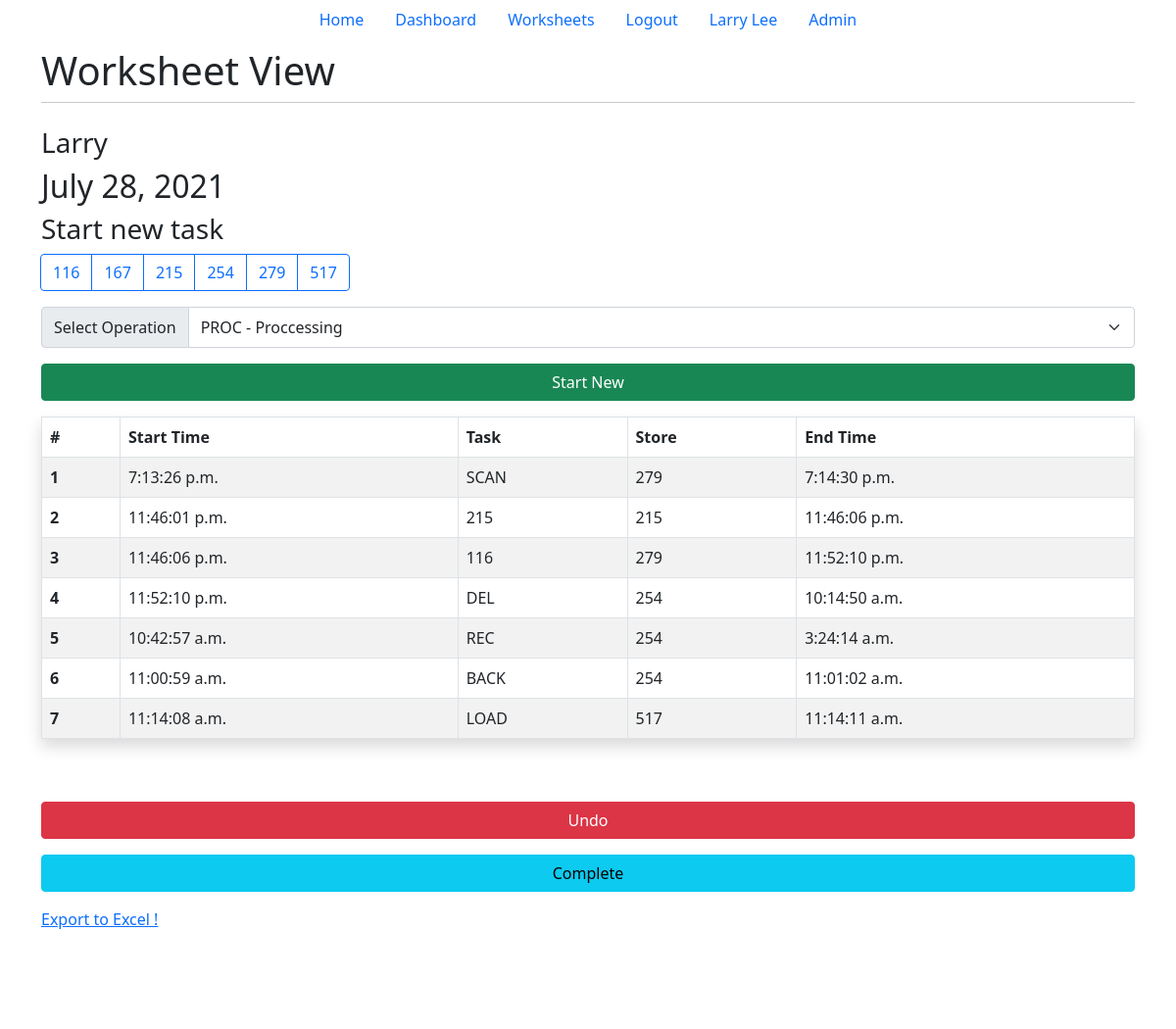
/tracker/8 (signed in), run on the app's committed database.
### main/models.py (models this page shows, shortened)
class Worksheet(models.Model):
    user = models.ForeignKey(
        User, on_delete=models.CASCADE, related_name="worksheet", null=True)
    name = models.CharField(max_length=20)
    date = models.DateField(name="date", auto_now_add=True)
    stores = [
        {"name": 'Orlando',  "number": 116},
        {"name": 'LBV',      "number": 167},
        {"name": 'Vineland', "number": 215},
        {"name": 'Footwear', "number": 254},
        {"name": 'Youth',    "number": 279},
        {"name": 'Disney',   "number": 517},
    ]
    class Meta:
        verbose_name = _("Worksheet")
        verbose_name_plural = _("Worksheets")
    def get_operations(self):
        op = Operation.objects.all()
        list = []
        for item in op:
            list.append({"name":item.name, "desc":item.description})
        return list
    operations = get_operations

class Operation(models.Model):
    name = models.CharField(name="name", max_length=30)
    description = models.CharField(name="description", max_length=30)
    class Meta:
        verbose_name = _("Operation")
        verbose_name_plural = _("Operations")

class Entry(models.Model):
    worksheet = models.ForeignKey(Worksheet, on_delete=models.CASCADE)
    start_time = models.TimeField(name="start_time", null=True, blank=True)
    operation = models.CharField(name="operation", max_length=10)
    store = models.IntegerField(name="store", default=116)
    end_time = models.TimeField(name="end_time", null=True, blank=True)
    class Meta:
        verbose_name = _("entry")
        verbose_name_plural = _("entries")
    def __str__(self):
        day = self.worksheet.date.strftime('%A')
        start = self.start_time.strftime('%I:%M:%S %p')
        if self.end_time == None:
            end = "None"
        else:
            end = self.end_time.strftime('%I:%M:%S %p')
        return day + "-" + str(self.store) + "-" + self.operation + "-" + start + "-" + end

### tracker/views.py (the view, shortened to what this page needs)
# urls.py: path('tracker/<int:id>', tv.tracker, name="tracker"),
def tracker(response, id):
    try:
        ws = Worksheet.objects.get(id=id)
    except (Worksheet.DoesNotExist, AttributeError) as e:
        print(e)
        return HttpResponseRedirect('/')
    if (get_view_flag(response, ws)):
        response.session['ws'] = id
        return render(response, 'tracker/tracker.html', {"ws": ws})
    return render(response, "worksheets.html", {"ws": ws})

### tracker/views.py (called while the page is built)
def get_view_flag(response, ws):
    if response.user.is_superuser:
        return True
    if ws in response.user.worksheet.all():
        return True
    return False

### tracker/templates/tracker/tracker.html (shortened to what this page needs)
{% extends 'base.html' %}
{% load tz %}
{% block title2 %}Worksheet View{% endblock title2 %}
{% block content %}
{% if user.is_authenticated %}
<h3>{{ws.name}}</h3>
<h2>{{ws.date}}</h2>
<h3>Start new task</h3>
<div class="d-grid gap-3">
    <form method="post" action="#" , class="form-group">
        <div class="d-grid gap-3">
            <div class="btn-group-lg gap-3 me-1" role="toolbar" aria-label="Toolbar with button groups">
                <div class="btn-group" role="group" aria-label="Basic radio toggle button group">
                    {% for item in ws.stores %}
                    <label class="btn btn-outline-primary" for="btnradio{{forloop.counter}}">{{item.number}}</label>
                    {% endfor %}
                </div>
            </div>
            <div class="input-group">
                <div class="input-group-text" id="btnGroupAddon">Select Operation</div>
                <select class="form-select form-control-lg" name="operation_list" aria-describedby="btnGroupAddon"
                    required>
                    {% for item in ws.operations %}
                    <option value={{item.name}}>{{item.name}} - {{item.desc}}</option>
                    {% endfor %}
                </select>
            </div>
            <div class="d-grid gap-3">
                <button class="btn btn-success" type="submit" name="start_new" , value="start_new">Start New</button>
            </div>
        </div>
    </form>
    <table class="table table-striped table-hover table-bordered shadow p-3 mb-5 bg-body rounded">
        <thead>
            <tr>
                <th scope="col">#</th>
                <th scope="col">Start Time</th>
                <th scope="col">Task</th>
                <th scope="col">Store</th>
                <th scope="col">End Time</th>
            </tr>
        </thead>
        <tbody>
            {% for entry in ws.entry_set.all %}
            <tr>
                <th scope="row">{{forloop.counter}}</th>
                <td colspan="1">{{entry.start_time}}</td>
                <td colspan="1">{{entry.operation}}</td>
                <td colspan="1">{{entry.store}}</td>
                <td colspan="1">{{entry.end_time}}</td>
            </tr>
            {% endfor %}
        </tbody>
    </table>
    <button type="button" class="btn btn-danger" data-bs-toggle="modal" data-bs-target="#undo_button">
        Undo
    </button>
    <form method="post" action="#" , class="form-group">
        <div class="d-grid gap-3">
            <button class="btn btn-info" type="submit" name="complete" , value="complete">Complete</button>
        </div>
    </form>
    <a href="/export">Export to Excel !</a>
</div>
{% endif %}
{% endblock content %}

### main/templates/base.html (shortened to what this page needs)
<!doctype html>
<html lang="en">
<head>
    <link href="https://cdn.jsdelivr.net/npm/bootstrap@5.0.2/dist/css/bootstrap.min.css" rel="stylesheet"
>
</head>
<body>
    {% block nav %}
    <ul class="nav justify-content-center">
        <li class="nav-item">
            <a class="nav-link" href="/">Home</a>
        </li>
        <li class="nav-item">
            <a class="nav-link" href="/dashboard">Dashboard</a>
        </li>
        {% if user.is_authenticated %}
        <li class="nav-item">
            <a class="nav-link" href="/worksheets">Worksheets</a>
        </li>
        <li class="nav-item">
            <a class="nav-link" href="/logout">Logout</a>
        </li>
        <li>
            <a class="nav-link">{{user.first_name}} {{user.last_name}}</a>
        </li>
            {% if user.is_superuser %}
            <li class="nav-item">
                <a class="nav-link" href="/admin">Admin</a>
            </li>
            {% endif %}
        {% endif %}
    </ul>
    {% endblock nav %}
    <div class="wrapper container" id="content" , name="content" , class="main">
        <div class="row justify-content-center">
            <div class="col-12">
                <h1 class="mt-2"> {% block title2 %}Task Tracker{% endblock title2 %}</h1>
                <hr class="mt-0 mb-4">
                {% block content %}
                {% endblock content %}
            </div>
        </div>
    </div>
    {% block foot %}
    <footer class="mt-auto"></footer>
    {% endblock foot %}
</body>
</html>

### main/templates/base.html (style rules this page uses)
footer { background: rgb(255, 255, 255); height: 100px; padding: auto; }
html, body { max-width: 100%; overflow-x: hidden; }

### data on the page
Worksheet: name "Larry", date "July 28, 2021", operation_list "PROC - Proccessing"
Entry: start_time "7:13:26 p.m.", operation "SCAN", store "279", end_time "7:14:30 p.m."
Entry: start_time "11:46:01 p.m.", operation "215", store "215", end_time "11:46:06 p.m."
Entry: start_time "11:46:06 p.m.", operation "116", store "279", end_time "11:52:10 p.m."
Entry: start_time "11:52:10 p.m.", operation "DEL", store "254", end_time "10:14:50 a.m."
Entry: start_time "10:42:57 a.m.", operation "REC", store "254", end_time "3:24:14 a.m."
Entry: start_time "11:00:59 a.m.", operation "BACK", store "254", end_time "11:01:02 a.m."
Entry: start_time "11:14:08 a.m.", operation "LOAD", store "517", end_time "11:14:11 a.m."

### other printed values
{{ user.first_name }} "Larry"
{{ user.last_name }} "Lee"
{{ item.number }} "116" "167" "215" "254" "279" "517"
